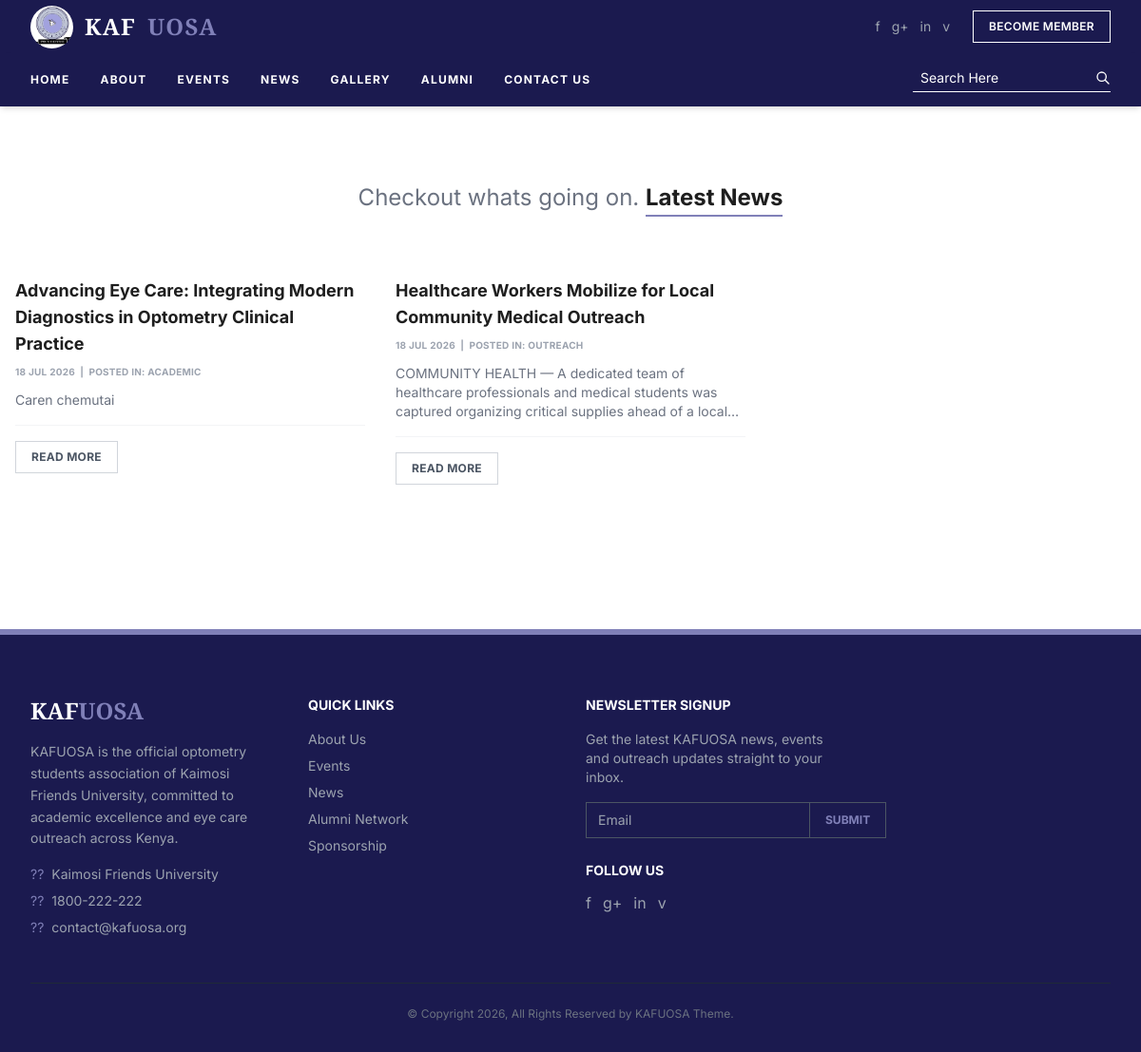
Before: /news/ with the older database file.
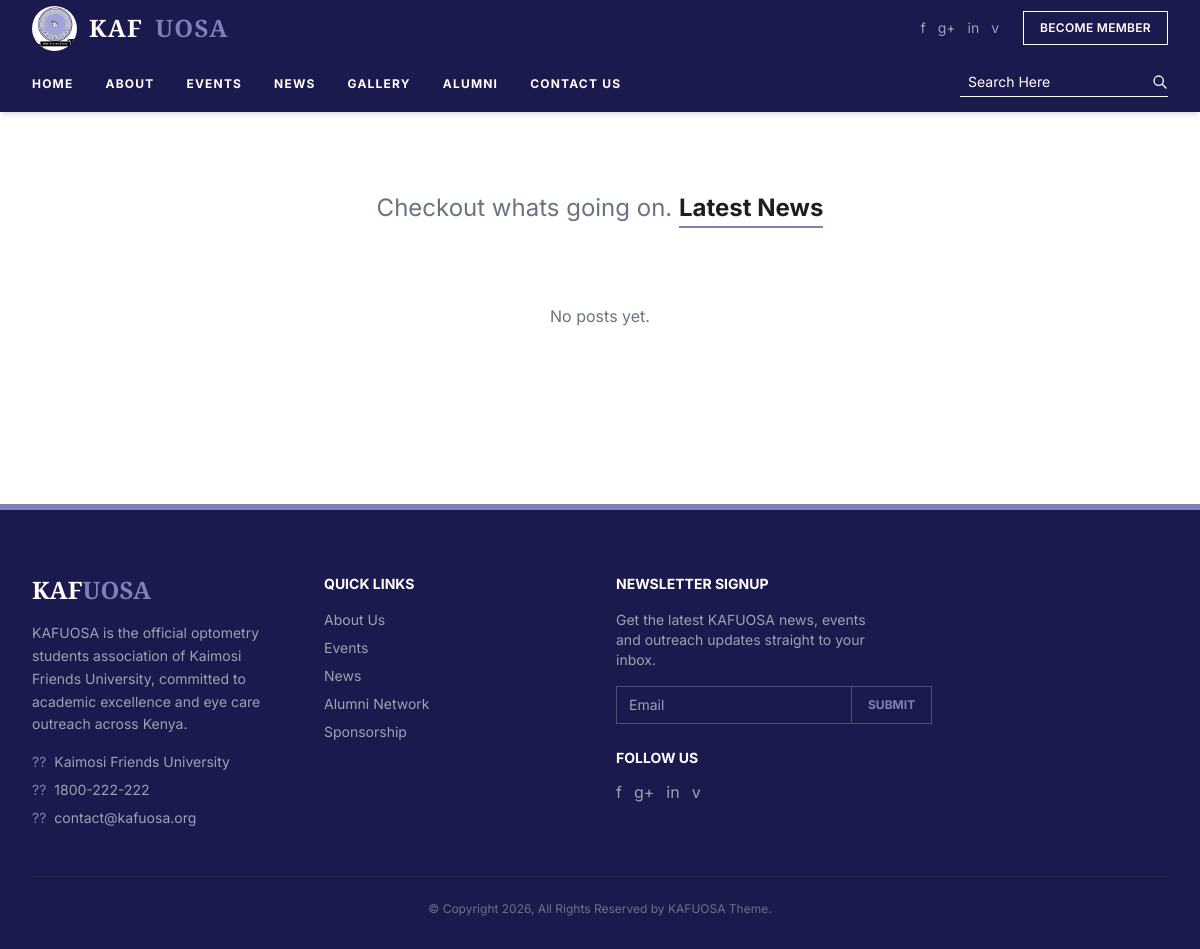
After: the same page with the newer database file.
### news/models.py (models this page shows, shortened)
class Post(models.Model):
    CATEGORY_CHOICES = [('academic','Academic'),('outreach','Outreach'),('social','Social')]
    title        = models.CharField(max_length=200)
    slug         = models.SlugField(unique=True)
    category     = models.CharField(max_length=20, choices=CATEGORY_CHOICES, default='academic')
    excerpt      = models.TextField(max_length=300)
    body         = models.TextField()
    cover_image  = models.ImageField(upload_to='news/', blank=True, null=True)
    published_at = models.DateTimeField()
    class Meta:
        ordering = ['-published_at']

### news/views.py (the view)
# urls.py: path('',             views.post_list,   name='post_list'),
def post_list(request):
    category = request.GET.get("category")
    search   = request.GET.get("search", "").strip()
    posts    = Post.objects.all()
    if category:
        posts = posts.filter(category=category)
    if search:
        posts = posts.filter(Q(title__icontains=search) | Q(excerpt__icontains=search) | Q(body__icontains=search))
    return render(request, "news/post_list.html", {"posts": posts, "category": category, "search": search})

### templates/news/post_list.html (shortened to what this page needs)
{% extends "base.html" %}
{% block content %}
<div class="max-w-7xl mx-auto px-4 py-20 text-center">
  <h1 class="text-2xl text-gray-500 mb-12">Checkout whats going on. <span class="font-bold text-[#1e1e1e] border-b-2 border-[#8080B8] pb-1">Latest News</span></h1>
  <div class="grid grid-cols-1 md:grid-cols-3 gap-8 text-left">
    {% for p in posts %}
    <div class="bg-white">
      <div class="pt-5 pb-4 border-b border-gray-100">
        <h3 class="font-bold text-lg text-[#1e1e1e] mb-2">{{ p.title }}</h3>
        <p class="text-[10px] text-gray-400 font-bold uppercase tracking-wide mb-3">{{ p.published_at|date:"d M Y" }} &nbsp;|&nbsp; POSTED IN: {{ p.get_category_display }}</p>
        <p class="text-sm text-gray-500 line-clamp-3">{{ p.excerpt }}</p>
      </div>
      <div class="pt-4 pb-2">
        <a href="/news/{{ p.slug }}/" class="inline-block border border-gray-300 text-gray-600 text-xs font-bold px-4 py-2 uppercase tracking-wide hover:border-[#1e1e1e] hover:text-[#1e1e1e] transition">Read More</a>
      </div>
    </div>
    {% empty %}
    <p class="text-gray-500 col-span-3 text-center py-8">No posts yet.</p>
    {% endfor %}
  </div>
</div>
{% endblock %}

Changed rows visible on the page:
removed Post: title "Advancing Eye Care: Integrating Modern Diagnostics in Optometry Clinical Practice", published_at "18 JUL 2026", category "ACADEMIC", excerpt "Caren chemutai"
removed Post: title "Healthcare Workers Mobilize for Local Community Medical Outreach", published_at "18 JUL 2026", category "OUTREACH", excerpt "COMMUNITY HEALTH — A dedicated team of healthcare professionals and medical students was captured organizing critical supplies ahead of a…"
Other visible differences:
text now shown: "No posts yet."
